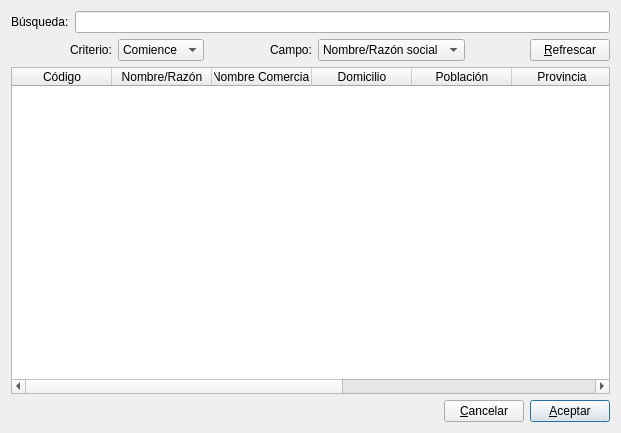
<?xml version="1.0" encoding="UTF-8"?>
<ui version="4.0">
 <class>busca_externo</class>
 <widget class="QDialog" name="busca_externo">
  <property name="geometry">
   <rect>
    <x>0</x>
    <y>0</y>
    <width>621</width>
    <height>433</height>
   </rect>
  </property>
  <property name="windowTitle">
   <string>Buscar Externo</string>
  </property>
  <layout class="QVBoxLayout" name="verticalLayout">
   <item>
    <layout class="QHBoxLayout" name="horizontalLayout_2">
     <item>
      <widget class="QLabel" name="label">
       <property name="text">
        <string>Búsqueda:</string>
       </property>
      </widget>
     </item>
     <item>
      <widget class="QLineEdit" name="lineEdit"/>
     </item>
    </layout>
   </item>
   <item>
    <layout class="QHBoxLayout" name="horizontalLayout_3">
     <item>
      <spacer name="horizontalSpacer_3">
       <property name="orientation">
        <enum>Qt::Horizontal</enum>
       </property>
       <property name="sizeHint" stdset="0">
        <size>
         <width>40</width>
         <height>20</height>
        </size>
       </property>
      </spacer>
     </item>
     <item>
      <widget class="QLabel" name="label_3">
       <property name="text">
        <string>Criterio:</string>
       </property>
      </widget>
     </item>
     <item>
      <widget class="QComboBox" name="criterio_comboBox">
       <item>
        <property name="text">
         <string>Comience</string>
        </property>
       </item>
       <item>
        <property name="text">
         <string>Contenga</string>
        </property>
       </item>
      </widget>
     </item>
     <item>
      <spacer name="horizontalSpacer_2">
       <property name="orientation">
        <enum>Qt::Horizontal</enum>
       </property>
       <property name="sizeHint" stdset="0">
        <size>
         <width>40</width>
         <height>20</height>
        </size>
       </property>
      </spacer>
     </item>
     <item>
      <widget class="QLabel" name="label_2">
       <property name="text">
        <string>Campo:</string>
       </property>
      </widget>
     </item>
     <item>
      <widget class="QComboBox" name="campo_comboBox">
       <item>
        <property name="text">
         <string>Nombre/Razón social</string>
        </property>
       </item>
       <item>
        <property name="text">
         <string>Nombre comercial</string>
        </property>
       </item>
       <item>
        <property name="text">
         <string>Código</string>
        </property>
       </item>
       <item>
        <property name="text">
         <string>Domicilio</string>
        </property>
       </item>
       <item>
        <property name="text">
         <string>Población</string>
        </property>
       </item>
       <item>
        <property name="text">
         <string>Provincia</string>
        </property>
       </item>
       <item>
        <property name="text">
         <string>CP</string>
        </property>
       </item>
       <item>
        <property name="text">
         <string>País</string>
        </property>
       </item>
       <item>
        <property name="text">
         <string>email</string>
        </property>
       </item>
      </widget>
     </item>
     <item>
      <spacer name="horizontalSpacer_4">
       <property name="orientation">
        <enum>Qt::Horizontal</enum>
       </property>
       <property name="sizeHint" stdset="0">
        <size>
         <width>40</width>
         <height>20</height>
        </size>
       </property>
      </spacer>
     </item>
     <item>
      <widget class="QPushButton" name="refrescar_pushButton">
       <property name="text">
        <string>&amp;Refrescar</string>
       </property>
       <property name="icon">
        <iconset resource="keme.qrc">
         <normaloff>:/iconos/graf/rayo.png</normaloff>:/iconos/graf/rayo.png</iconset>
       </property>
      </widget>
     </item>
    </layout>
   </item>
   <item>
    <widget class="QTableWidget" name="tableWidget">
     <column>
      <property name="text">
       <string>Código</string>
      </property>
     </column>
     <column>
      <property name="text">
       <string>Nombre/Razón</string>
      </property>
     </column>
     <column>
      <property name="text">
       <string>Nombre Comercial</string>
      </property>
     </column>
     <column>
      <property name="text">
       <string>Domicilio</string>
      </property>
     </column>
     <column>
      <property name="text">
       <string>Población</string>
      </property>
     </column>
     <column>
      <property name="text">
       <string>Provincia</string>
      </property>
     </column>
     <column>
      <property name="text">
       <string>CP</string>
      </property>
     </column>
     <column>
      <property name="text">
       <string>País</string>
      </property>
     </column>
     <column>
      <property name="text">
       <string>Email</string>
      </property>
     </column>
    </widget>
   </item>
   <item>
    <layout class="QHBoxLayout" name="horizontalLayout">
     <item>
      <spacer name="horizontalSpacer">
       <property name="orientation">
        <enum>Qt::Horizontal</enum>
       </property>
       <property name="sizeHint" stdset="0">
        <size>
         <width>40</width>
         <height>20</height>
        </size>
       </property>
      </spacer>
     </item>
     <item>
      <widget class="QPushButton" name="cancelar_pushButton">
       <property name="text">
        <string>&amp;Cancelar</string>
       </property>
       <property name="icon">
        <iconset resource="keme.qrc">
         <normaloff>:/iconos/graf/borrar.png</normaloff>:/iconos/graf/borrar.png</iconset>
       </property>
      </widget>
     </item>
     <item>
      <widget class="QPushButton" name="aceptar_pushButton">
       <property name="text">
        <string>&amp;Aceptar</string>
       </property>
       <property name="icon">
        <iconset resource="keme.qrc">
         <normaloff>:/iconos/graf/check2.png</normaloff>:/iconos/graf/check2.png</iconset>
       </property>
       <property name="default">
        <bool>true</bool>
       </property>
      </widget>
     </item>
    </layout>
   </item>
  </layout>
 </widget>
 <tabstops>
  <tabstop>lineEdit</tabstop>
  <tabstop>criterio_comboBox</tabstop>
  <tabstop>campo_comboBox</tabstop>
  <tabstop>refrescar_pushButton</tabstop>
  <tabstop>tableWidget</tabstop>
  <tabstop>cancelar_pushButton</tabstop>
  <tabstop>aceptar_pushButton</tabstop>
 </tabstops>
 <resources>
  <include location="keme.qrc"/>
 </resources>
 <connections>
  <connection>
   <sender>cancelar_pushButton</sender>
   <signal>clicked()</signal>
   <receiver>busca_externo</receiver>
   <slot>reject()</slot>
   <hints>
    <hint type="sourcelabel">
     <x>441</x>
     <y>390</y>
    </hint>
    <hint type="destinationlabel">
     <x>270</x>
     <y>392</y>
    </hint>
   </hints>
  </connection>
  <connection>
   <sender>aceptar_pushButton</sender>
   <signal>clicked()</signal>
   <receiver>busca_externo</receiver>
   <slot>accept()</slot>
   <hints>
    <hint type="sourcelabel">
     <x>536</x>
     <y>395</y>
    </hint>
    <hint type="destinationlabel">
     <x>601</x>
     <y>378</y>
    </hint>
   </hints>
  </connection>
 </connections>
</ui>
